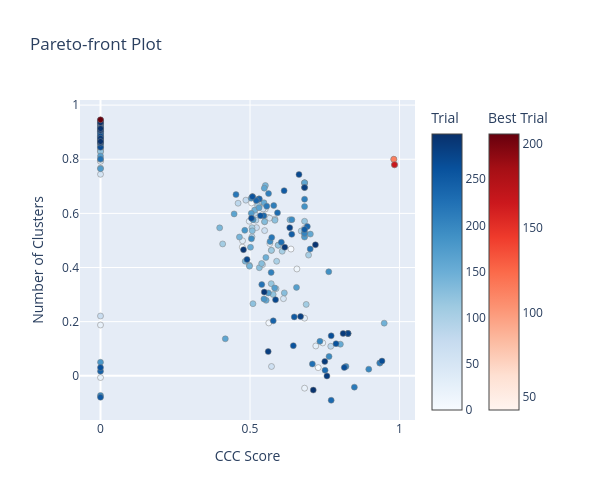

Write notebook code for a chart like this one.
### Code cell
import optuna.visualization as vis

fig = vis.plot_pareto_front(
    study,
    target_names=["CCC Score", "Number of Clusters"], # Names for Obj 0 and Obj 1
    include_dominated_trials=True  # Set to True to see all points, not just the best frontier
)

fig.update_layout(width=600, height=500)
fig.show()

### Figure 1 — Plotly figure (JSON) as saved in the notebook; plotly's stock layout.template omitted (floating-point values rounded to 4 significant figures; data arrays with more than 128 entries replaced by an {"elided": "..."} marker saying what was removed)
{"data": [{"hovertemplate": "%{text}<extra>Trial</extra>", "marker": {"color": {"elided": "294 int values"}, "colorbar": {"title": {"text": "Trial"}}, "colorscale": [[0, "rgb(247,251,255)"], [0.125, "rgb(222,235,247)"], [0.25, "rgb(198,219,239)"], [0.375, "rgb(158,202,225)"], [0.5, "rgb(107,174,214)"], [0.625, "rgb(66,146,198)"], [0.75, "rgb(33,113,181)"], [0.875, "rgb(8,81,156)"], [1, "rgb(8,48,107)"]], "line": {"color": "Grey", "width": 0.5}}, "mode": "markers", "showlegend": false, "text": {"elided": "294 str values"}, "type": "scatter", "x": {"elided": "294 float values"}, "y": {"elided": "294 float values"}}, {"hovertemplate": "%{text}<extra>Best Trial</extra>", "marker": {"color": [42, 58, 89, 113, 166, 206], "colorbar": {"title": {"text": "Best Trial"}, "x": 1.1, "xpad": 40, "y": 0.5}, "colorscale": [[0, "rgb(255,245,240)"], [0.125, "rgb(254,224,210)"], [0.25, "rgb(252,187,161)"], [0.375, "rgb(252,146,114)"], [0.5, "rgb(251,106,74)"], [0.625, "rgb(239,59,44)"], [0.75, "rgb(203,24,29)"], [0.875, "rgb(165,15,21)"], [1, "rgb(103,0,13)"]], "line": {"color": "Grey", "width": 0.5}}, "mode": "markers", "showlegend": false, "text": ["{<br>  \"number\": 42,<br>  \"values\": [<br>    0.9831203788801667,<br>    0.7798409080890222<br>  ],<br>  \"params\": {<br>    \"n_neighbors\": 28,<br>    \"n_components\": 2,<br>    \"min_dist\": 0.02,<br>    \"min_cluster_size\": 48,<br>    \"min_samples\": 4,<br>    \"cluster_selection_epsilon\": 0.01<br>  },<br>  \"user_attrs\": {<br>    \"dbcv_score\": 0.7798409080890222,<br>    \"ccc_score\": 0.9831203788801667,<br>    \"outlier_ratio\": 0.0004975124378109452,<br>    \"n_clusters\": 3<br>  }<br>}", "{<br>  \"number\": 58,<br>  \"values\": [<br>    0.9831203788801667,<br>    0.7798409080890222<br>  ],<br>  \"params\": {<br>    \"n_neighbors\": 28,<br>    \"n_components\": 2,<br>    \"min_dist\": 0.02,<br>    \"min_cluster_size\": 48,<br>    \"min_samples\": 4,<br>    \"cluster_selection_epsilon\": 0.01<br>  },<br>  \"user_attrs\": {<br>    \"dbcv_score\": 0.7798409080890222,<br>    \"ccc_score\": 0.9831203788801667,<br>    \"outlier_ratio\": 0.0004975124378109452,<br>    \"n_clusters\": 3<br>  }<br>}", "{<br>  \"number\": 89,<br>  \"values\": [<br>    0.9808401307051813,<br>    0.7998987452708594<br>  ],<br>  \"params\": {<br>    \"n_neighbors\": 48,<br>    \"n_components\": 2,<br>    \"min_dist\": 0.02,<br>    \"min_cluster_size\": 48,<br>    \"min_samples\": 4,<br>    \"cluster_selection_epsilon\": 0.01<br>  },<br>  \"user_attrs\": {<br>    \"dbcv_score\": 0.7998987452708594,<br>    \"ccc_score\": 0.9808401307051813,<br>    \"outlier_ratio\": 0.0024875621890547263,<br>    \"n_clusters\": 3<br>  }<br>}", "{<br>  \"number\": 113,<br>  \"values\": [<br>    0.9808401307051813,<br>    0.7998987452708594<br>  ],<br>  \"params\": {<br>    \"n_neighbors\": 48,<br>    \"n_components\": 2,<br>    \"min_dist\": 0.02,<br>    \"min_cluster_size\": 40,<br>    \"min_samples\": 5,<br>    \"cluster_selection_epsilon\": 0.14<br>  },<br>  \"user_attrs\": {<br>    \"dbcv_score\": 0.7998987452708594,<br>    \"ccc_score\": 0.9808401307051813,<br>    \"outlier_ratio\": 0.0024875621890547263,<br>    \"n_clusters\": 3<br>  }<br>}", "{<br>  \"number\": 166,<br>  \"values\": [<br>    0.9831203788801667,<br>    0.7798409080890222<br>  ],<br>  \"params\": {<br>    \"n_neighbors\": 28,<br>    \"n_components\": 2,<br>    \"min_dist\": 0.02,<br>    \"min_cluster_size\": 48,<br>    \"min_samples\": 4,<br>    \"cluster_selection_epsilon\": 0.01<br>  },<br>  \"user_attrs\": {<br>    \"dbcv_score\": 0.7798409080890222,<br>    \"ccc_score\": 0.9831203788801667,<br>    \"outlier_ratio\": 0.0004975124378109452,<br>    \"n_clusters\": 3<br>  }<br>}", "{<br>  \"number\": 206,<br>  \"values\": [<br>    0.0,<br>    0.9459133029922879<br>  ],<br>  \"params\": {<br>    \"n_neighbors\": 49,<br>    \"n_components\": 11,<br>    \"min_dist\": 0.06,<br>    \"min_cluster_size\": 28,<br>    \"min_samples\": 11,<br>    \"cluster_selection_epsilon\": 0.12<br>  },<br>  \"user_attrs\": {<br>    \"dbcv_score\": 0.9459133029922879,<br>    \"ccc_score\": 0.0,<br>    \"outlier_ratio\": 0.0,<br>    \"n_clusters\": 2<br>  }<br>}"], "type": "scatter", "x": [0.9831, 0.9831, 0.9808, 0.9808, 0.9831, 0], "y": [0.7798, 0.7798, 0.7999, 0.7999, 0.7798, 0.9459]}], "layout": {"height": 500, "title": {"text": "Pareto-front Plot"}, "width": 600, "xaxis": {"autorange": true, "range": [-0.06877, 1.052], "title": {"text": "CCC Score"}, "type": "linear"}, "yaxis": {"autorange": true, "range": [-0.1634, 1.019], "title": {"text": "Number of Clusters"}, "type": "linear"}}}
